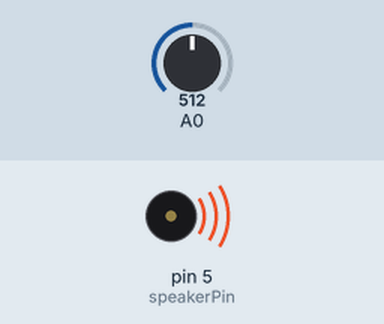
A sketch run on a simulated Arduino Uno, built with avr-gcc and run on an emulated ATmega328P. On the bench: buzzer (waves = sounding). Inputs (shaded band) come from the test bench; at power-on: A0 = 512.

Above: at 0.15 s.
Timing chart, 0 to 1.6 s (numbered marks = the images above):
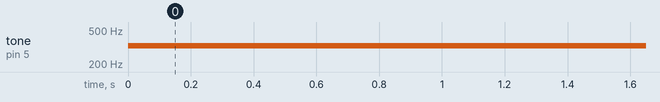

The sketch:

EqualTemperedScale.ino
```cpp
/*
  Calculates notes on an equal-tempered scale.
  formula from https://newt.phys.unsw.edu.au/jw/notes.html
  and https://en.wikipedia.org/wiki/MIDI_tuning_standard:

  circuit:
     * 8-ohm speaker and 100-ohm resistor
     in series on pin 5
     * Potentiometer connected to pin A0

   created 18 Dec 2018
   modified 22 Dec 2018
   by Tom Igoe
*/

// middle A is the reference frequency for an
// equal-tempered scale. Set its frequency and note value:
#define NOTE_A4 69         // MIDI note value for middle A
#define FREQ_A4 440        // frequency for middle A

const int speakerPin = 5;  // the pin number for the speaker


void setup() {
  // make the speaker pin an output:
  pinMode(speakerPin, OUTPUT);
}

void loop() {
  // convert sensor reading to 21 - 108 range
  // which is the range of MIDI notes on an 88-key keyboard
  // (from A0 to C8):
  int sensorReading = analogRead(A0);
  int noteValue = map(sensorReading, 0, 1023, 21, 108);
  // then convert to frequency:
  float frequency =  FREQ_A4 * pow(2, ((noteValue - NOTE_A4) / 12.0));
  // turn the speaker on:
  tone(speakerPin, frequency, 30);
  delay(30);
}
```

Measured:
- by itself, tone on pin 5 (speakerPin): silent → 329 Hz at 0.00 s
